Frame 1 (no input): blank canvas, image omitted
Frame 60 (the mouse pressed at the canvas centre just before this capture): blank canvas, image omitted
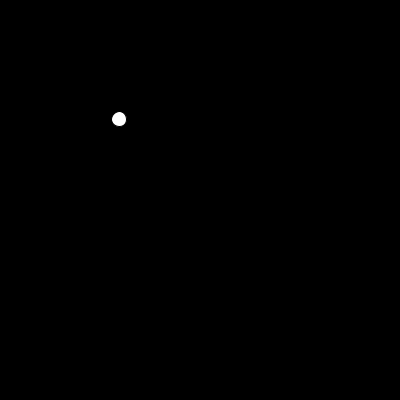
Frame 120 (the mouse held since frame 60 and released just before this capture)

The Processing sketch whose frames 1 and 60 were blank and that drew this single picture after the mouse press (run headless with seeded random() and noise(); from frame 60 on, the mouse is pressed at the canvas centre):

// Processing sketch: sketch_01_hello_animation
// ── sketch_01_hello_animation.pde
/*
Object : understand variables and their scope / frame by frame animation

1 - draw an ellipse that is attracted by the mouse
2 - build a simple motion blur effect with accumulative drawing and transparency


- global variables are defined outside setup or draw they are available everywhere in our programm
- local variables are defined in a code block (in between curly brackets) and are available only in this code block
- an animation is made frame by frame, by changing a value a little bit at each frame we can create an illusion of continuous animation

*/

// global variable available in our whole programm
float xpos;
float ypos;

void setup(){
  size(400,400); 
  background(0);
  xpos = 0;
  ypos = 0;
}



void draw(){
  background(0);
  /*
   noStroke();
   fill(0,5);
   rect(0,0, width,height);*/
  
  // local variables available only in the 'loop' code block
  float xtarget = mouseX;
  float ytarget = mouseY;
  
  xpos = (xtarget - xpos)*0.015 + xpos;
  ypos = (ytarget - ypos)*0.015 + ypos;
  
  fill(255);
  ellipse(xpos, ypos, 15, 15);
  
}
